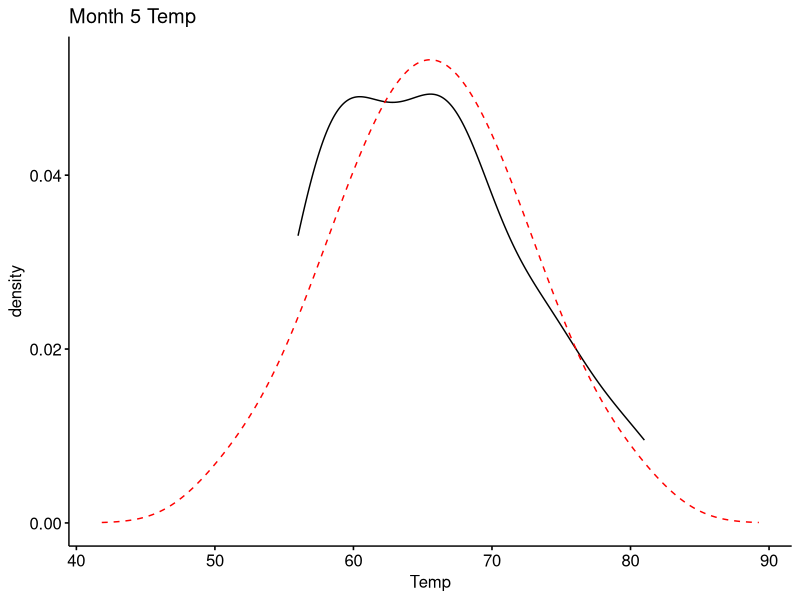
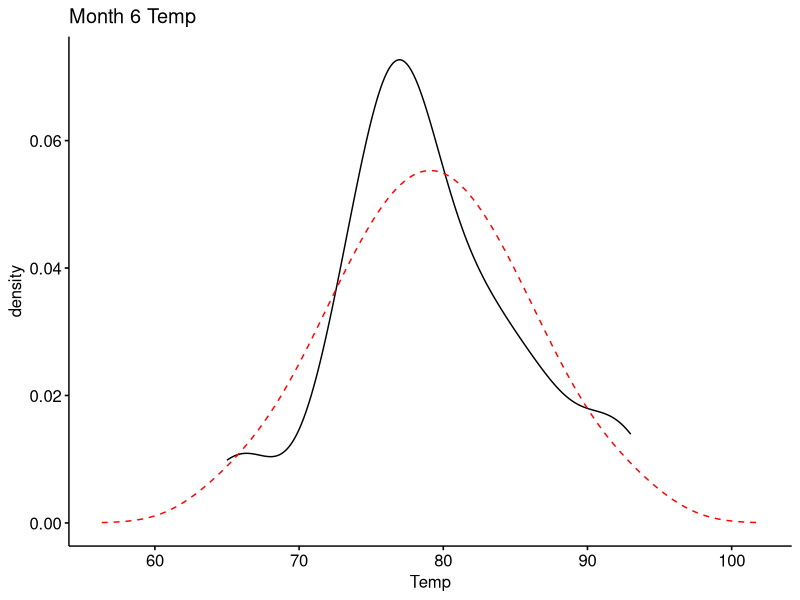
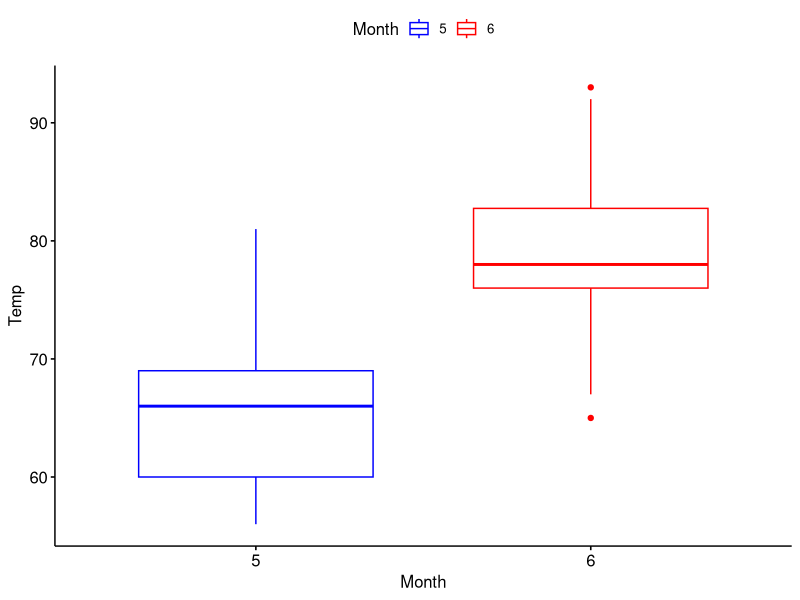

Recreate these plots in R, in order.
## ---- chunk 1
knitr::opts_chunk$set(echo = TRUE)
knitr::opts_chunk$set(warning = FALSE, message = FALSE)
## ---- chunk 2
# Load the Dplyr Library for Data Manipulation
library(dplyr)

# Filters the data set into two separate data frames.  One for Month 5 and one for Month 6
Month5 <- airquality %>% filter(airquality$Month == "5")
Month6 <- airquality %>% filter(airquality$Month == "6")

# Combines both Month5 and Month6 into one single data frame
TempMonth <- rbind(Month5, Month6)

## ---- chunk 3
# Code to get a glimpse of the Data 
head(airquality)

# code to provide a summary of the Temp Variable 
group_by(TempMonth, Month) %>%
  summarise(
    count = n(),
    mean = mean(Temp, na.rm = TRUE),
    sd = sd(Temp, na.rm = TRUE)
  )

## ---- chunk 4
# Shapiro Test on Month5 Data Frame for Temp
shapiro.test(Month5$Temp)

# Shapiro Test on Month6 Data Frame for Temp
shapiro.test(Month6$Temp)

## ---- chunk 5
# Load ggpubr package
library(ggpubr)

# Creates two Density plots.  One for Month 5 Temp, and one for Month 6 Temp
par(mfrow = c(1,2))
ggdensity(Month5$Temp, title = "Month 5 Temp", xlab = "Temp") +
  stat_overlay_normal_density(color = "red", linetype = "dashed")

ggdensity(Month6$Temp, title = "Month 6 Temp", xlab = "Temp") +
  stat_overlay_normal_density(color = "red", linetype = "dashed")

## ---- chunk 6
# Performs Var.Test to check for equal variances
ftest <- var.test(Temp ~ Month, data = TempMonth)
ftest
## ---- chunk 7
# Performs T-Test
TestResult <- t.test(Temp ~ Month, data = TempMonth, var.equal = TRUE)
TestResult

## ---- chunk 8
# Plots Box plot of Temp by Month
library("ggpubr")
ggboxplot(TempMonth, x = "Month", y = "Temp", 
          color = "Month", palette = c("blue", "red"),
          ylab = "Temp", xlab = "Month")

